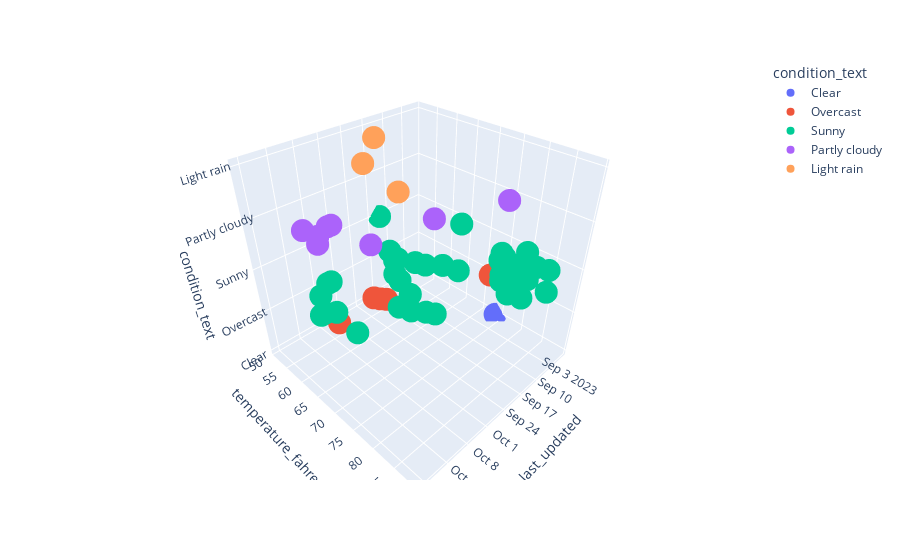

Notebook source saved alongside this figure:
### Code cell
# Goal: In the USA @ Washington Park, create a scatter plot that shows the temperature 
us_df

scatter_plot = px.scatter_3d(us_df, x='last_updated', y='temperature_fahrenheit', z='condition_text', color='condition_text')

scatter_plot

### Figure 1 — Plotly figure (JSON) as saved in the notebook; plotly's stock layout.template omitted (floating-point values rounded to 4 significant figures)
{"data": [{"hovertemplate": "condition_text=%{z}<br>last_updated=%{x}<br>temperature_fahrenheit=%{y}<extra></extra>", "legendgroup": "Clear", "marker": {"color": "#636efa", "symbol": "circle"}, "mode": "markers", "name": "Clear", "scene": "scene", "showlegend": true, "type": "scatter3d", "x": ["2023-08-29 02:45"], "y": [73.9], "z": ["Clear"]}, {"hovertemplate": "condition_text=%{z}<br>last_updated=%{x}<br>temperature_fahrenheit=%{y}<extra></extra>", "legendgroup": "Overcast", "marker": {"color": "#EF553B", "symbol": "circle"}, "mode": "markers", "name": "Overcast", "scene": "scene", "showlegend": true, "type": "scatter3d", "x": ["2023-08-29 20:00", "2023-09-27 15:00", "2023-09-28 15:45", "2023-09-29 14:45", "2023-10-12 14:00"], "y": [72, 63, 62.1, 61, 62.1], "z": ["Overcast", "Overcast", "Overcast", "Overcast", "Overcast"]}, {"hovertemplate": "condition_text=%{z}<br>last_updated=%{x}<br>temperature_fahrenheit=%{y}<extra></extra>", "legendgroup": "Sunny", "marker": {"color": "#00cc96", "symbol": "circle"}, "mode": "markers", "name": "Sunny", "scene": "scene", "showlegend": true, "type": "scatter3d", "x": ["2023-08-30 16:45", "2023-08-31 16:45", "2023-09-02 16:45", "2023-09-03 16:45", "2023-09-04 16:30", "2023-09-05 16:15", "2023-09-06 16:15", "2023-09-07 16:00", "2023-09-08 16:00", "2023-09-09 15:45", "2023-09-10 15:45", "2023-09-11 16:00", "2023-09-12 15:45", "2023-09-14 07:30", "2023-09-14 15:30", "2023-09-15 15:30", "2023-09-16 15:30", "2023-09-17 15:30", "2023-09-18 15:30", "2023-09-19 15:30", "2023-09-22 15:15", "2023-09-23 15:15", "2023-09-24 15:00", "2023-09-25 15:00", "2023-09-26 15:00", "2023-09-30 15:15", "2023-10-01 14:30", "2023-10-03 14:30", "2023-10-04 14:30", "2023-10-05 14:30", "2023-10-07 14:15", "2023-10-08 14:00", "2023-10-13 14:00", "2023-10-14 14:00", "2023-10-18 13:45", "2023-10-19 14:00", "2023-10-20 13:30", "2023-10-21 13:45", "2023-10-22 13:45"], "y": [80.1, 64.9, 86, 84, 77, 78.1, 81, 78.1, 80.1, 84.9, 89.1, 84, 81, 51.1, 82, 86, 87.1, 84.9, 75, 72, 69.8, 68, 62.1, 64.9, 64.9, 68, 70, 73.9, 80.1, 78.8, 77, 75, 62.1, 62.1, 64, 69.1, 75, 68, 68], "z": ["Sunny", "Sunny", "Sunny", "Sunny", "Sunny", "Sunny", "Sunny", "Sunny", "Sunny", "Sunny", "Sunny", "Sunny", "Sunny", "Sunny", "Sunny", "Sunny", "Sunny", "Sunny", "Sunny", "Sunny", "Sunny", "Sunny", "Sunny", "Sunny", "Sunny", "Sunny", "Sunny", "Sunny", "Sunny", "Sunny", "Sunny", "Sunny", "Sunny", "Sunny", "Sunny", "Sunny", "Sunny", "Sunny", "Sunny"]}, {"hovertemplate": "condition_text=%{z}<br>last_updated=%{x}<br>temperature_fahrenheit=%{y}<extra></extra>", "legendgroup": "Partly cloudy", "marker": {"color": "#ab63fa", "symbol": "circle"}, "mode": "markers", "name": "Partly cloudy", "scene": "scene", "showlegend": true, "type": "scatter3d", "x": ["2023-09-01 16:45", "2023-09-21 15:30", "2023-10-09 14:15", "2023-10-10 14:15", "2023-10-11 14:15", "2023-10-15 14:00", "2023-10-16 13:45", "2023-10-17 13:45"], "y": [75.9, 71.1, 69.8, 60.8, 60.8, 62.1, 59, 64], "z": ["Partly cloudy", "Partly cloudy", "Partly cloudy", "Partly cloudy", "Partly cloudy", "Partly cloudy", "Partly cloudy", "Partly cloudy"]}, {"hovertemplate": "condition_text=%{z}<br>last_updated=%{x}<br>temperature_fahrenheit=%{y}<extra></extra>", "legendgroup": "Light rain", "marker": {"color": "#FFA15A", "symbol": "circle"}, "mode": "markers", "name": "Light rain", "scene": "scene", "showlegend": true, "type": "scatter3d", "x": ["2023-09-20 15:30", "2023-10-02 15:00", "2023-10-06 14:00"], "y": [55.9, 63, 73.9], "z": ["Light rain", "Light rain", "Light rain"]}], "layout": {"legend": {"title": {"text": "condition_text"}, "tracegroupgap": 0}, "margin": {"t": 60}, "scene": {"domain": {"x": [0, 1], "y": [0, 1]}, "xaxis": {"title": {"text": "last_updated"}}, "yaxis": {"title": {"text": "temperature_fahrenheit"}}, "zaxis": {"categoryarray": ["Clear", "Overcast", "Sunny", "Partly cloudy", "Light rain"], "categoryorder": "array", "title": {"text": "condition_text"}}}}}
